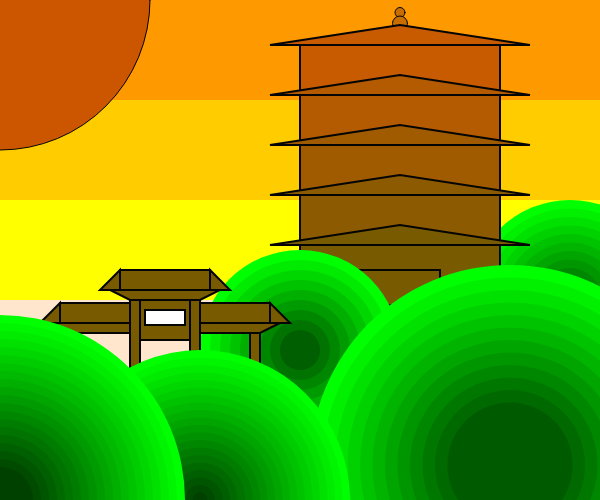
Frame 1 (no input)
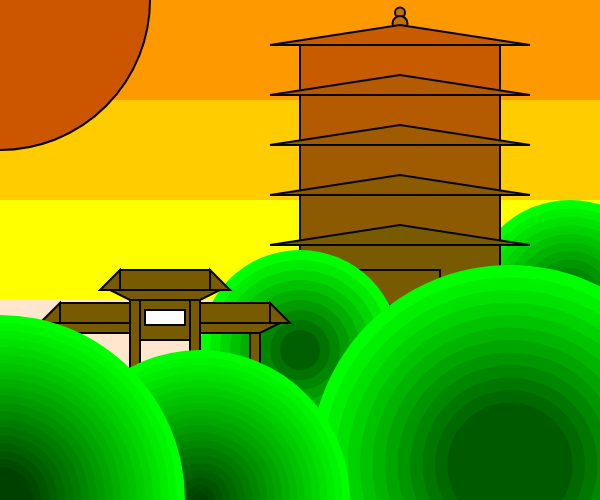
Frame 60 (no input)
Frame 120 (the mouse pressed at the canvas centre since frame 60): identical to frame 60, image omitted

The p5.js sketch that drew these frames (run headless with seeded random() and noise() and a simulated clock; from frame 60 on, the mouse is pressed at the canvas centre):

// p5.js sketch
// ── sketch.js
function setup() {
  createCanvas(600, 500);
  background(255);
}

function draw() {
  noStroke()
  fill(255,153,0)
  rect(0,0,600,100)
  fill(255,204,0)
  rect(0,100,600,100)
  fill(255,255,0)
  rect(0,200,600,100)
  fill(255,230,204)
  rect(0,300,600,100)
  
 
  fill(204,85,0)
  stroke(2)
  circle(0,0,300)
  fill(200,110,0)
  circle(400, 12.5, 10);
  circle(400, 23.5, 15);
  
  for (let i=0;i<12;i++){
  fill(0,255-i*15,0)
  noStroke()
  circle(570,300,200-i*17)
 }  
  
  for (let i = 0; i < 5; i++) {
    fill(200 - i*20, 90, 0);
    stroke(5);
    strokeWeight(2);
    
    beginShape();
    vertex(400, 25 + 50 * i);
    vertex(270, 45 + 50 * i);
    vertex(530, 45 + 50 * i);
    endShape(CLOSE);
   
    rect(300, 45 + 50 * i, 200, 50);
    
  }    
  rect(360, 270, 80, 35);
  
  for (let i=0;i<9;i++){
  fill(0,255-i*20,0)
    noStroke()
  circle(300,350,200-i*20)
 }  
   
  
  for (let i=0;i<12;i++){
  fill(0,255-i*15,0)
    noStroke()
  circle(510,465,400-i*25)
 }  
  
  
  
  stroke(5) 
  fill(120,90,0)
  rect(120,270,90,20)
  
  beginShape();
  vertex(120, 270);
  vertex(120, 290);
  vertex(100, 290);
  endShape(CLOSE);
  
  beginShape();
  vertex(210, 270);
  vertex(210, 290);
  vertex(230, 290);
  endShape(CLOSE);
  
  beginShape();
  vertex(110, 290);
  vertex(220, 290);
  vertex(200, 300);
  vertex(130, 300);
  endShape(CLOSE);
  
  rect(140,300,50,40)
  

  rect(130,300,10,90)
  rect(190,300,10,90)
  
  rect(60,303,70,20)
  rect(200,303,70,20)
  
  beginShape();
  vertex(60, 303);
  vertex(60, 323);
  vertex(40, 323);
  endShape(CLOSE);
  
  beginShape();
  vertex(270, 303);
  vertex(270, 323);
  vertex(290, 323);
  endShape(CLOSE);
  
  beginShape();
  vertex(50, 323);
  vertex(130, 323);
  vertex(130, 333);
  vertex(70, 333);
  endShape(CLOSE);
  
  beginShape();
  vertex(200, 323);
  vertex(280, 323);
  vertex(260, 333);
  vertex(200, 333);
  endShape(CLOSE);
  
  rect(70,333,10,55)
  rect(250,333,10,55)
  
  fill(255)
  rect(145,310,40,15)
  
  for(let i=0;i<20;i++){
    fill(0,255-i*10,0)
    noStroke()
    circle(200,500,300-i*15)
  }
  
  for (let i=0;i<20;i++){
  fill(0,255-i*10,0)
    noStroke()
  circle(0,500,370-i*16)
 }  
  
 
  
  
  //fill(204,102,0)
  //circle(10,200,250)
  
  
  
}
